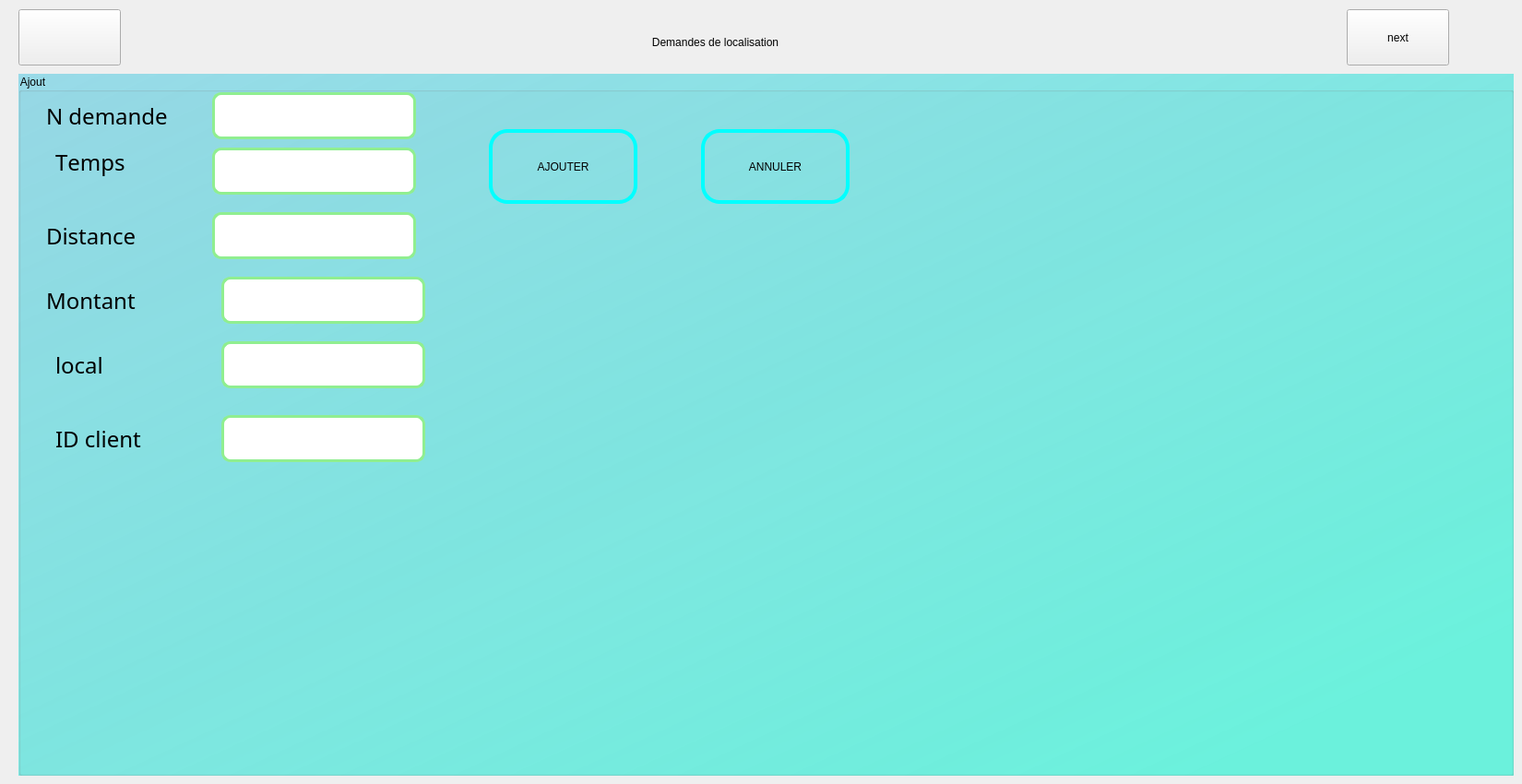
      <widget class="QWidget" name="page_6">
       <widget class="QGroupBox" name="groupBox_2">
        <property name="geometry">
         <rect>
          <x>20</x>
          <y>80</y>
          <width>1621</width>
          <height>761</height>
         </rect>
        </property>
        <property name="styleSheet">
         <string notr="true">background-color: qlineargradient(spread:reflect, x1:0, y1:0, x2:1, y2:1, stop:0 rgba(0, 180, 218, 92), stop:0.895604 rgba(0, 248, 210, 140));</string>
        </property>
        <property name="title">
         <string>Ajout</string>
        </property>
        <widget class="QLabel" name="label_7">
         <property name="geometry">
          <rect>
           <x>30</x>
           <y>20</y>
           <width>161</width>
           <height>51</height>
          </rect>
         </property>
         <property name="font">
          <font>
           <family>Tw Cen MT</family>
           <pointsize>18</pointsize>
           <weight>50</weight>
           <italic>false</italic>
           <bold>false</bold>
           <kerning>false</kerning>
          </font>
         </property>
         <property name="styleSheet">
          <string notr="true">font: 18pt &quot;Tw Cen MT&quot;;
border-color: rgb(0,0, 0, 0);
background-color: qlineargradient(spread:reflect, x1:0, y1:0, x2:1, y2:1, stop:0 rgba(0, 0, 0, 0), stop:1 rgba(0, 0, 0, 0));</string>
         </property>
         <property name="text">
          <string>N demande</string>
         </property>
        </widget>
        <widget class="QLabel" name="label_8">
         <property name="geometry">
          <rect>
           <x>30</x>
           <y>220</y>
           <width>121</width>
           <height>51</height>
          </rect>
         </property>
         <property name="font">
          <font>
           <family>Tw Cen MT</family>
           <pointsize>18</pointsize>
           <weight>50</weight>
           <italic>false</italic>
           <bold>false</bold>
           <kerning>false</kerning>
          </font>
         </property>
         <property name="styleSheet">
          <string notr="true">font: 18pt &quot;Tw Cen MT&quot;;
border-color: rgb(0,0, 0, 0);
background-color: qlineargradient(spread:reflect, x1:0, y1:0, x2:1, y2:1, stop:0 rgba(0, 0, 0, 0), stop:1 rgba(0, 0, 0, 0));</string>
         </property>
         <property name="text">
          <string>Montant</string>
         </property>
        </widget>
        <widget class="QLabel" name="label_9">
         <property name="geometry">
          <rect>
           <x>40</x>
           <y>70</y>
           <width>121</width>
           <height>51</height>
          </rect>
         </property>
         <property name="font">
          <font>
           <family>Tw Cen MT</family>
           <pointsize>18</pointsize>
           <weight>50</weight>
           <italic>false</italic>
           <bold>false</bold>
           <kerning>false</kerning>
          </font>
         </property>
         <property name="styleSheet">
          <string notr="true">font: 18pt &quot;Tw Cen MT&quot;;
border-color: rgb(0,0, 0, 0);
background-color: qlineargradient(spread:reflect, x1:0, y1:0, x2:1, y2:1, stop:0 rgba(0, 0, 0, 0), stop:1 rgba(0, 0, 0, 0));</string>
         </property>
         <property name="text">
          <string>Temps</string>
         </property>
        </widget>
        <widget class="QLabel" name="label_10">
         <property name="geometry">
          <rect>
           <x>40</x>
           <y>370</y>
           <width>121</width>
           <height>51</height>
          </rect>
         </property>
         <property name="font">
          <font>
           <family>Tw Cen MT</family>
           <pointsize>18</pointsize>
           <weight>50</weight>
           <italic>false</italic>
           <bold>false</bold>
           <kerning>false</kerning>
          </font>
         </property>
         <property name="styleSheet">
          <string notr="true">font: 18pt &quot;Tw Cen MT&quot;;
border-color: rgb(0,0, 0, 0);
background-color: qlineargradient(spread:reflect, x1:0, y1:0, x2:1, y2:1, stop:0 rgba(0, 0, 0, 0), stop:1 rgba(0, 0, 0, 0));</string>
         </property>
         <property name="text">
          <string>ID client</string>
         </property>
        </widget>
        <widget class="QLabel" name="label_11">
         <property name="geometry">
          <rect>
           <x>30</x>
           <y>150</y>
           <width>121</width>
           <height>51</height>
          </rect>
         </property>
         <property name="font">
          <font>
           <family>Tw Cen MT</family>
           <pointsize>18</pointsize>
           <weight>50</weight>
           <italic>false</italic>
           <bold>false</bold>
           <kerning>false</kerning>
          </font>
         </property>
         <property name="styleSheet">
          <string notr="true">font: 18pt &quot;Tw Cen MT&quot;;
border-color: rgb(0,0, 0, 0);
background-color: qlineargradient(spread:reflect, x1:0, y1:0, x2:1, y2:1, stop:0 rgba(0, 0, 0, 0), stop:1 rgba(0, 0, 0, 0));</string>
         </property>
         <property name="text">
          <string>Distance</string>
         </property>
        </widget>
        <widget class="QLineEdit" name="num_demande">
         <property name="enabled">
          <bool>true</bool>
         </property>
         <property name="geometry">
          <rect>
           <x>210</x>
           <y>20</y>
           <width>221</width>
           <height>51</height>
          </rect>
         </property>
         <property name="font">
          <font>
           <family>Segoe UI</family>
           <pointsize>14</pointsize>
           <weight>37</weight>
           <italic>true</italic>
           <bold>false</bold>
          </font>
         </property>
         <property name="autoFillBackground">
          <bool>false</bool>
         </property>
         <property name="styleSheet">
          <string notr="true">background-color: white;
 border-style: solid;
 border-width:3px;
 border-radius:10px;
 border-color: lightgreen;
 </string>
         </property>
         <property name="text">
          <string/>
         </property>
        </widget>
        <widget class="QLineEdit" name="id_client">
         <property name="enabled">
          <bool>true</bool>
         </property>
         <property name="geometry">
          <rect>
           <x>220</x>
           <y>370</y>
           <width>221</width>
           <height>51</height>
          </rect>
         </property>
         <property name="font">
          <font>
           <family>Segoe UI</family>
           <pointsize>14</pointsize>
           <weight>37</weight>
           <italic>true</italic>
           <bold>false</bold>
          </font>
         </property>
         <property name="autoFillBackground">
          <bool>false</bool>
         </property>
         <property name="styleSheet">
          <string notr="true">background-color: white;
 border-style: solid;
 border-width:3px;
 border-radius:10px;
 border-color: lightgreen;
 </string>
         </property>
         <property name="text">
          <string/>
         </property>
        </widget>
        <widget class="QLineEdit" name="temps">
         <property name="enabled">
          <bool>true</bool>
         </property>
         <property name="geometry">
          <rect>
           <x>210</x>
           <y>80</y>
           <width>221</width>
           <height>51</height>
          </rect>
         </property>
         <property name="font">
          <font>
           <family>Segoe UI</family>
           <pointsize>14</pointsize>
           <weight>37</weight>
           <italic>true</italic>
           <bold>false</bold>
          </font>
         </property>
         <property name="autoFillBackground">
          <bool>false</bool>
         </property>
         <property name="styleSheet">
          <string notr="true">background-color: white;
 border-style: solid;
 border-width:3px;
 border-radius:10px;
 border-color: lightgreen;
 </string>
         </property>
         <property name="text">
          <string/>
         </property>
        </widget>
        <widget class="QLineEdit" name="local">
         <property name="enabled">
          <bool>true</bool>
         </property>
         <property name="geometry">
          <rect>
           <x>220</x>
           <y>290</y>
           <width>221</width>
           <height>51</height>
          </rect>
         </property>
         <property name="font">
          <font>
           <family>Segoe UI</family>
           <pointsize>14</pointsize>
           <weight>37</weight>
           <italic>true</italic>
           <bold>false</bold>
          </font>
         </property>
         <property name="autoFillBackground">
          <bool>false</bool>
         </property>
         <property name="styleSheet">
          <string notr="true">background-color: white;
 border-style: solid;
 border-width:3px;
 border-radius:10px;
 border-color: lightgreen;
 </string>
         </property>
         <property name="text">
          <string/>
         </property>
        </widget>
        <widget class="QLineEdit" name="montant">
         <property name="enabled">
          <bool>true</bool>
         </property>
         <property name="geometry">
          <rect>
           <x>220</x>
           <y>220</y>
           <width>221</width>
           <height>51</height>
          </rect>
         </property>
         <property name="font">
          <font>
           <family>Segoe UI</family>
           <pointsize>14</pointsize>
           <weight>37</weight>
           <italic>true</italic>
           <bold>false</bold>
          </font>
         </property>
         <property name="autoFillBackground">
          <bool>false</bool>
         </property>
         <property name="styleSheet">
          <string notr="true">background-color: white;
 border-style: solid;
 border-width:3px;
 border-radius:10px;
 border-color: lightgreen;
 </string>
         </property>
         <property name="text">
          <string/>
         </property>
        </widget>
        <widget class="QLineEdit" name="distance">
         <property name="enabled">
          <bool>true</bool>
         </property>
         <property name="geometry">
          <rect>
           <x>210</x>
           <y>150</y>
           <width>221</width>
           <height>51</height>
          </rect>
         </property>
         <property name="font">
          <font>
           <family>Segoe UI</family>
           <pointsize>14</pointsize>
           <weight>37</weight>
           <italic>true</italic>
           <bold>false</bold>
          </font>
         </property>
         <property name="autoFillBackground">
          <bool>false</bool>
         </property>
         <property name="styleSheet">
          <string notr="true">background-color: white;
 border-style: solid;
 border-width:3px;
 border-radius:10px;
 border-color: lightgreen;
 </string>
         </property>
         <property name="text">
          <string/>
         </property>
        </widget>
        <widget class="QPushButton" name="bouton_annuler">
         <property name="geometry">
          <rect>
           <x>740</x>
           <y>60</y>
           <width>161</width>
           <height>81</height>
          </rect>
         </property>
         <property name="styleSheet">
          <string notr="true">font: 16pt &quot;Tw Cen MT Condensed Extra Bold&quot;;
 background-color: transparent;
 border-style: solid;
 border-width:4px;
 border-radius:20px;
 border-color: cyan;
selection-background-color: green;
selection-color: rgb(98, 98, 98);</string>
         </property>
         <property name="text">
          <string>ANNULER</string>
         </property>
         <property name="icon">
          <iconset>
           <normaloff>../../../Downloads/close-5758.png</normaloff>../../../Downloads/close-5758.png</iconset>
         </property>
        </widget>
        <widget class="QPushButton" name="bouton_ajouter">
         <property name="geometry">
          <rect>
           <x>510</x>
           <y>60</y>
           <width>161</width>
           <height>81</height>
          </rect>
         </property>
         <property name="styleSheet">
          <string notr="true">font: 16pt &quot;Tw Cen MT Condensed Extra Bold&quot;;
 background-color: transparent;
 border-style: solid;
 border-width:4px;
 border-radius:20px;
 border-color: cyan;
selection-background-color: green;
selection-color: rgb(98, 98, 98);</string>
         </property>
         <property name="text">
          <string>AJOUTER</string>
         </property>
         <property name="icon">
          <iconset>
           <normaloff>../../../Downloads/green-add-button-12023 (1).png</normaloff>../../../Downloads/green-add-button-12023 (1).png</iconset>
         </property>
        </widget>
        <widget class="QLabel" name="label_12">
         <property name="geometry">
          <rect>
           <x>40</x>
           <y>290</y>
           <width>121</width>
           <height>51</height>
          </rect>
         </property>
         <property name="font">
          <font>
           <family>Tw Cen MT</family>
           <pointsize>18</pointsize>
           <weight>50</weight>
           <italic>false</italic>
           <bold>false</bold>
           <kerning>false</kerning>
          </font>
         </property>
         <property name="styleSheet">
          <string notr="true">font: 18pt &quot;Tw Cen MT&quot;;
border-color: rgb(0,0, 0, 0);
background-color: qlineargradient(spread:reflect, x1:0, y1:0, x2:1, y2:1, stop:0 rgba(0, 0, 0, 0), stop:1 rgba(0, 0, 0, 0));</string>
         </property>
         <property name="text">
          <string>local</string>
         </property>
        </widget>
        <widget class="QLabel" name="label_15">
         <property name="geometry">
          <rect>
           <x>450</x>
           <y>170</y>
           <width>471</width>
           <height>251</height>
          </rect>
         </property>
         <property name="styleSheet">
          <string notr="true">background-color: transparent;
border-style: transpaent;
 border-width:4px;
 border-radius:20px;
 border-color: cyan;</string>
         </property>
         <property name="text">
          <string/>
         </property>
         <property name="pixmap">
          <pixmap>../../../Downloads/wetransfer_logo-projet-w-png_2023-11-02_1739/logo projetcolored.png</pixmap>
         </property>
         <property name="scaledContents">
          <bool>true</bool>
         </property>
         <property name="wordWrap">
          <bool>false</bool>
         </property>
        </widget>
       </widget>
       <widget class="QPushButton" name="pushButton_22">
        <property name="geometry">
         <rect>
          <x>1460</x>
          <y>10</y>
          <width>111</width>
          <height>61</height>
         </rect>
        </property>
        <property name="text">
         <string>next</string>
        </property>
        <property name="checkable">
         <bool>true</bool>
        </property>
       </widget>
       <widget class="QPushButton" name="pushButton_23">
        <property name="geometry">
         <rect>
          <x>20</x>
          <y>10</y>
          <width>111</width>
          <height>61</height>
         </rect>
        </property>
        <property name="text">
         <string/>
        </property>
        <property name="checkable">
         <bool>true</bool>
        </property>
       </widget>
       <widget class="QLabel" name="label_31">
        <property name="geometry">
         <rect>
          <x>590</x>
          <y>20</y>
          <width>371</width>
          <height>51</height>
         </rect>
        </property>
        <property name="text">
         <string>Demandes de localisation</string>
        </property>
        <property name="alignment">
         <set>Qt::AlignCenter</set>
        </property>
       </widget>
      </widget>
